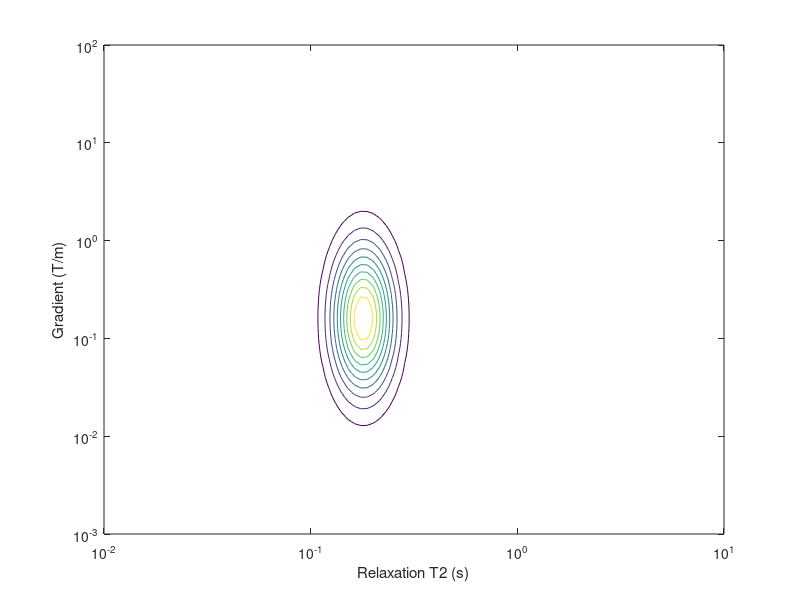
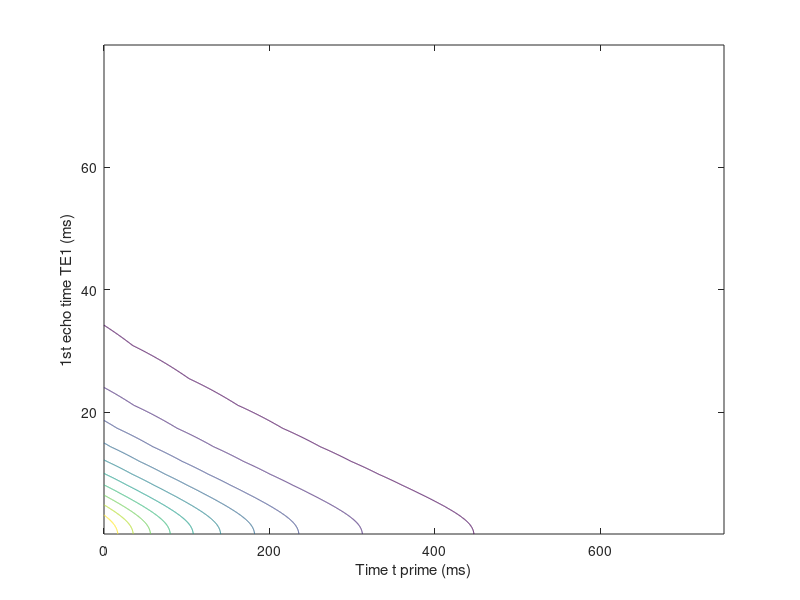

Recreate these plots in MATLAB, in order. (Note: this script raises an error after producing the figures.)
% Demonstration of Fast 2D D-T2 distribution estimation
% Paul Teal, Victoria University of Wellington
% paul.teal@vuw.ac.nz
% Thursday, 3 December 2020
% Modified for distribution Wednesday, 15 December 2021

clear all

% Set up grids in both domains
Ng = 101;
NT2 = 100;
NE1 = 34;  % was supposed to be 30, but making integer multiples of
           % the echo time results in some duplicates
Ntp = 5000;
tE = 0.15e-3;
D0 = 2.3e-9;            % diffusion coefficinet for water
gamma = 267.52218744e6; % gyro-magnetic ratio for proton
sigma = 1e-2;

T2grid = logspace(-2,1,NT2)';
ggrid = logspace(-3,2,Ng)';
tpgrid = (0:Ntp-1)'*tE;
tE1grid = logspace(log10(0.15e-3),log10(80e-3),NE1)';

% make tE1grid match integer multiples of the echo time
tE1grid = tE*unique(round(tE1grid/tE));
NE1 = length(tE1grid);

if 1==1
  % Generate a synthetic D-T2 distribution: a single Gaussian
  gmean = 0.16;
  T2mean = 0.18;

  gsd = 0.5;
  T2sd = 0.1;

  T2a = exp( -(log10(T2grid)-log10(T2mean)).^2/(2*T2sd^2) );
  ga = exp( -(log10(ggrid)-log10(gmean)).^2/(2*gsd.^2) );
  ST2g = ga * T2a'/100;
  Sq2 = sum(abs(ST2g(:)).^2);
end

% Contour plot of the distribution
figure(1);
contour(T2grid,ggrid,ST2g);
set(gca,'xscale','log');
set(gca,'yscale','log');
xlabel('Relaxation T2 (s)');
ylabel('Gradient (T/m)');

KtpT2 = exp(-tpgrid * (1./T2grid)' );
KgtE1 = exp(-(tE1grid.^3) * (D0/12*(gamma*ggrid).^2)');
KT2tE1 = exp(-tE1grid * (1./T2grid)');
MM = (KT2tE1 .* (KgtE1 * ST2g)) * KtpT2';

figure(2);
contour(tpgrid*1e3,tE1grid*1e3,MM);
xlabel('Time t prime (ms)');
ylabel('1st echo time TE1 (ms)');

MM1 = MM + randn(NE1,Ntp)*max(abs(MM(:)))*sigma;
alpha = 1e-5;
[S1,residb] = flintDT2(KgtE1,KtpT2,MM1,alpha,1,0,KT2tE1);
flint1SE = sum(abs(ST2g(:)-S1(:)).^2);


figure(3);
contour(log10(T2grid),log10(ggrid),S1);
xlabel('Relaxation T2 (log10(s))');
ylabel('Gradient (log10(T/m))');

figure(4);
f1 = find(isfinite(residb));
residb = residb(1:f1(end));
semilogy(residb,'x');
xlabel('Iteration number');
ylabel('Opimisation metric');

if 1==1
  % Form smaller, separable, grid
  tcut = 58e-3;
  tE1grid2 = tE1grid(tE1grid<tcut);
  Ntt = Ntp - round(tE1grid2(end)/tE);
  ttgrid = tE1grid2(end) + (0:Ntt-1)'*tE;
  KttT2 = exp(- ttgrid * (1./T2grid)' );
  KgtE12 = exp(- (tE1grid2.^3) * (D0/12*(gamma*ggrid).^2)' );
  MM2 = (KgtE12 * (ST2g * KttT2'))';

  tEndx = round(tE1grid2/tE);
  tEndx2 = tEndx(end)-tEndx;
  MM3 = zeros(length(tE1grid2),Ntt);
  for ii=1:length(tE1grid2)
    MM3(ii,:) = MM(ii,tEndx2(ii)+1:tEndx2(ii)+Ntt);
  end
  MM23err=max(abs(MM2(:)-MM3(:)));
  
  for ii=1:length(tE1grid2)
    MM3(ii,:) = MM1(ii,tEndx2(ii)+1:tEndx2(ii)+Ntt);
  end
  
  KS1 = KtpT2 * (KT2tE1 .* (KgtE1 * S1))';
  resid1 = sum( (MM1(:)-KS1(:)).^2 );
  KS0 = KttT2 * ( KgtE12 * S1 )';
  resid0 = sum( (MM3(:)-KS0(:)).^2 );
  
  % Let this method cheat by initialising with results for full dataset  
  S1n = S1 + 1e-3*randn(size(S1));
  [Sflint0,lossa] = flintDT2(KgtE12,KttT2,MM3,alpha,S1n,1e-7,500000);
  flint0SE = sum(abs(ST2g(:)-Sflint0(:)).^2);
  
  figure(5);
  contour(T2grid,ggrid,Sflint0);
  set(gca,'xscale','log');
  set(gca,'yscale','log');
  xlabel('Relaxation T2 (s)');
  ylabel('Gradient (T/m)');
 
  fprintf('MM23err= %1.2e \n',MM23err)
  fprintf('Squared error from rectangular sub-sample= %1.2e \n',flint0SE/Sq2);
end
fprintf('Squared error from full data = %1.2e \n',flint1SE/Sq2);
